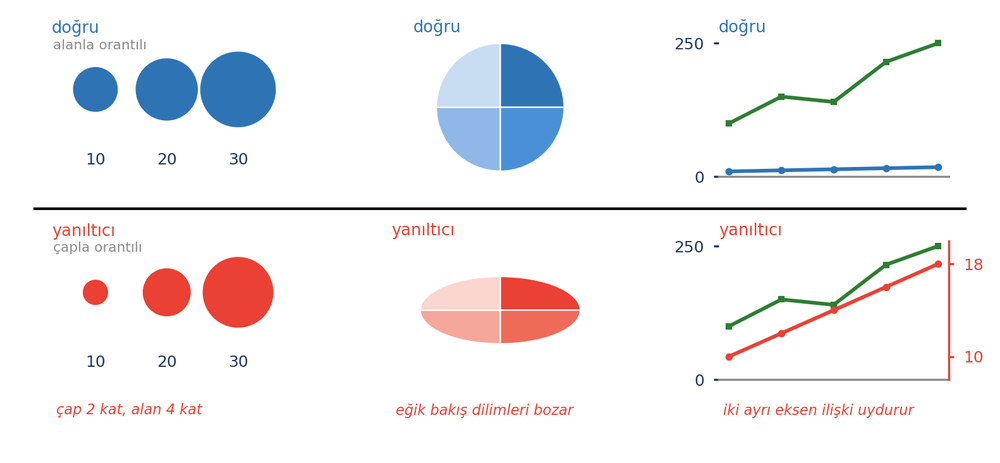
#> input picture hafta-08-hesap-tablosu/gorseller/diagram-yaniltma-olcek.png, 1000 x 463 px, shrunk from 1582 x 732 before the run
$ python diagram-yaniltma-olcek-not.py
#> lines starting #> are read from the running program, lines starting #| are printed output that depends on the picture
### diyagram_betikleri/_not_etiket.py
"""Ders notu için (a), (b), (c) etiketi ekleyen yardımcı.

Görsel önce çizime göre kırpılır, sonra altına etiket satırı eklenir. Kırpma
payı (PAY) etiketin çizime olan uzaklığını belirler: pay kadar beyazlık
bırakılır, etiket onun hemen altına yazılır. Böylece etiket satırı çizime
yapışmaz ama arada gereksiz boşluk da kalmaz (hafta 8'in üç yanıltma
şemasında bu aralık eşitlenir).
"""

from PIL import Image, ImageChops, ImageDraw, ImageFont

YAZI = "/usr/share/fonts/truetype/dejavu/DejaVuSans-Bold.ttf"
RENK = (31, 56, 100)
PAY = 8   # çizim ile etiket satırı arasındaki boşluk (piksel)
BANT = 40  # etiket satırının yüksekliği


def etiketle(kaynak, hedef):
    im = Image.open(kaynak).convert("RGB")

    # çizimin dışındaki beyaz alanı at; pay kadar beyaz bırak
    zemin = Image.new("RGB", im.size, (255, 255, 255))
#> zemin: PIL image 1000x463 RGB; every value is 255
    kutu = ImageChops.difference(im, zemin).getbbox()
#> kutu = (31, 17, 985, 421)
    if kutu:
        kutu = (max(0, kutu[0] - PAY), max(0, kutu[1] - PAY),
                min(im.width, kutu[2] + PAY), min(im.height, kutu[3] + PAY))
#> kutu = (23, 9, 993, 429)
        im = im.crop(kutu)
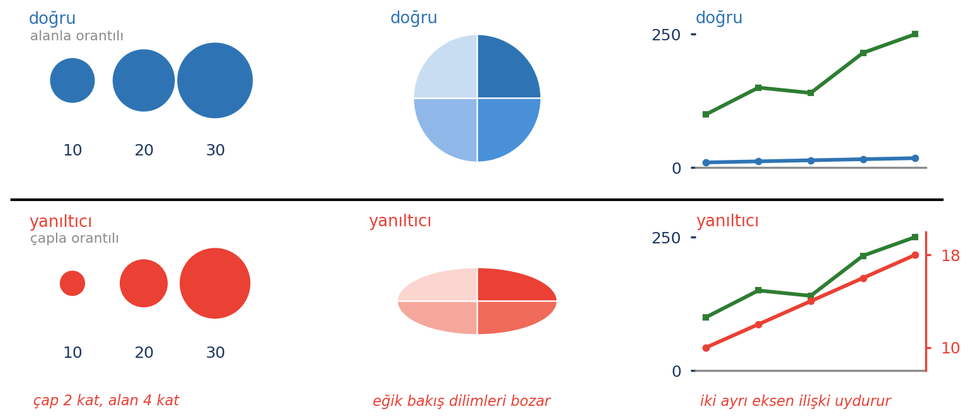
#> im: PIL image 970x420 RGB; mean R, G, B 241.3, 238.8, 241.3

    gen, yuk = im.size
#> gen = 970; yuk = 420
    tuval = Image.new("RGB", (gen, yuk + BANT), "white")
#> tuval: PIL image 970x460 RGB; every value is 255
    tuval.paste(im, (0, 0))
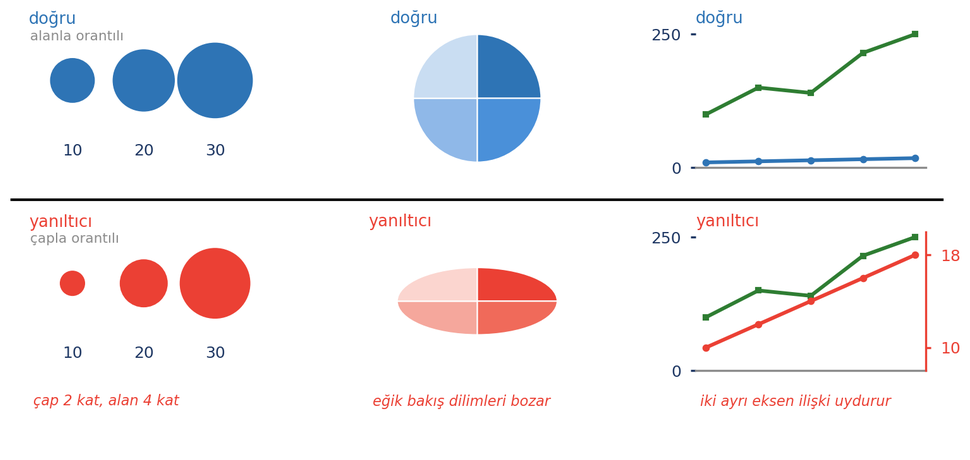
#> tuval: PIL image 970x460 RGB; mean R, G, B 242.5, 240.2, 242.4

    cizim = ImageDraw.Draw(tuval)
    yazi = ImageFont.truetype(YAZI, 27)
    for i, etiket in enumerate(("(a)", "(b)", "(c)")):
        x = gen * (1 / 6 + i / 3)
        kutu = cizim.textbbox((0, 0), etiket, font=yazi)
        # kutu[1] yazının kendi üst boşluğudur; çıkarınca metin tam yuk'ta başlar
        cizim.text((x - (kutu[2] - kutu[0]) / 2, yuk - kutu[1]), etiket, font=yazi, fill=RENK)
#> this loop made 3 passes
#> kutu on passes 1 to 3: (0, 5, 43, 29), (0, 5, 44, 29), (0, 5, 41, 29)

    tuval.save(hedef)
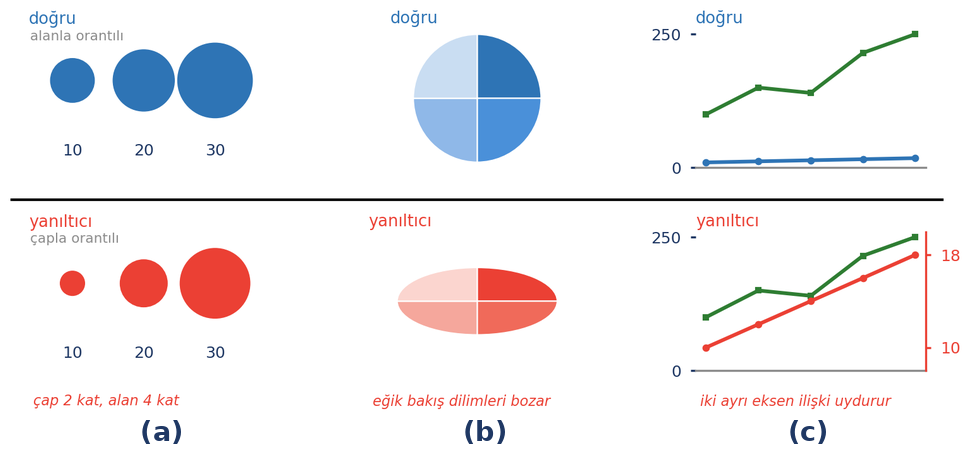
#> saved as diagram-yaniltma-olcek-not.png: PIL image 970x460 RGB; mean R, G, B 241.9, 239.7, 242.1
    print(f"yazıldı: {hedef}")

### diyagram_betikleri/diagram-yaniltma-olcek-not.py
#!/usr/bin/env python3
"""Ders notu sürümü: slayttaki üç örneğe (a), (b), (c) etiketi ekler."""

from pathlib import Path

from _not_etiket import etiketle

KOK = Path(__file__).resolve().parent.parent
GORSEL = KOK / "hafta-08-hesap-tablosu" / "gorseller"

if __name__ == "__main__":
    etiketle(GORSEL / "diagram-yaniltma-olcek.png", GORSEL / "diagram-yaniltma-olcek-not.png")
